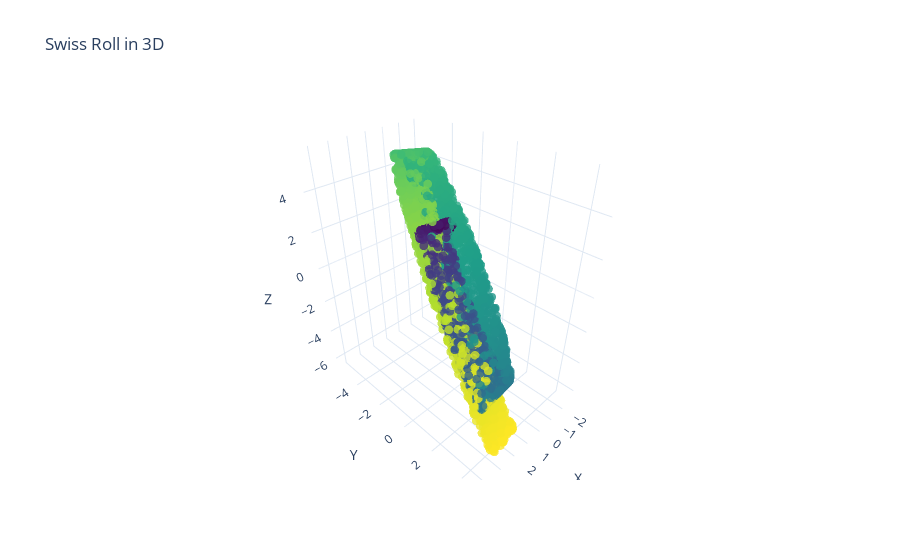

Here is the notebook cell this chart was saved with:
### Markdown cell above
### Generating and Plotting 2D Swiss Roll in 10D

### Code cell
data = generate_dataset(
    name="swiss_roll",
    n_samples=5000,
    embed_dim=10, # Embed in 10D
    random_state=0,
)

X_10 = data["X"]
X_3 = X_10[:, :3]  # quick projection for plotting
fig = plot_swiss_roll_3d(X_3, color=data["u"])
fig.show()

### Figure 1 — Plotly figure (JSON) as saved in the notebook; plotly's stock layout.template omitted (floating-point values rounded to 4 significant figures; data arrays with more than 128 entries replaced by an {"elided": "..."} marker saying what was removed)
{"data": [{"marker": {"color": {"elided": "5000 float values"}, "colorscale": [[0, "#440154"], [0.1111, "#482878"], [0.2222, "#3e4989"], [0.3333, "#31688e"], [0.4444, "#26828e"], [0.5556, "#1f9e89"], [0.6667, "#35b779"], [0.7778, "#6ece58"], [0.8889, "#b5de2b"], [1, "#fde725"]], "opacity": 0.8, "size": 3}, "mode": "markers", "type": "scatter3d", "x": {"elided": "5000 float values"}, "y": {"elided": "5000 float values"}, "z": {"elided": "5000 float values"}}], "layout": {"scene": {"xaxis": {"title": {"text": "X"}}, "yaxis": {"title": {"text": "Y"}}, "zaxis": {"title": {"text": "Z"}}}, "title": {"text": "Swiss Roll in 3D"}}}
